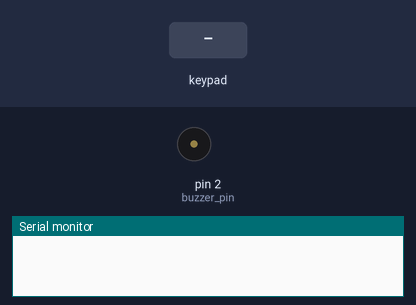
Simulated run of this sketch. Board: Arduino Uno, built with avr-gcc and run on an emulated ATmega328P. On the bench: buzzer (waves = sounding, pin HIGH), the last lines printed to the serial monitor. The test bench sets the inputs (shaded band).

Above: at 1.2 s.
1.3 s: keypad keys 1 2 3 4 pressed 0.4 s apart
At 3.8 s:
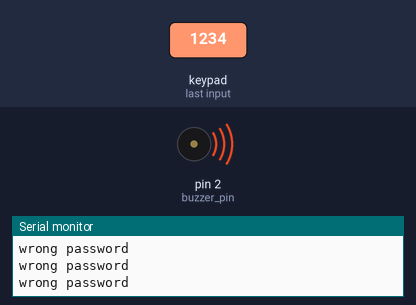
4.4 s: key '+' pressed
At 5.2 s:
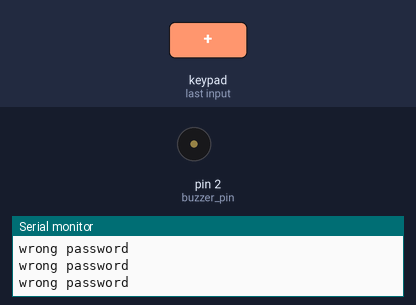
Timing chart, 0 to 7.4 s (numbered marks = the images above; inputs shaded):
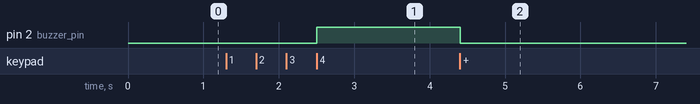

The sketch:

buzzer_keypad_test.ino
```cpp
#include<Keypad.h>

const byte ROW=4;
const byte COL=4;
char keys[ROW][COL]={
  {'7','8','9','/'},
  {'4','5','6','*'},
  {'1','2','3','-'},
  {'A','0','=','+'}
};
byte row_pins[ROW]={13,12,11,10};
byte col_pins[COL]={9,8,7,6};
Keypad keypad = Keypad(makeKeymap(keys),row_pins,col_pins,ROW,COL);

int buzzer_pin = 2;
String password="";
void setup() {
  Serial.begin(9600);
  pinMode(buzzer_pin,OUTPUT);
}

void loop() {
  char key = keypad.getKey();
  if(key)
  {
    password+=key;
    if(password=="1234" && (password.length()==4))
    {
      digitalWrite(buzzer_pin,HIGH);
      password="";
    }
    else if(password=="+")
    {
      digitalWrite(buzzer_pin,LOW);
      password="";
    }
    else
    {
      Serial.println("wrong password");
    }
  }
  delay(10);
}
```

Measured:
- after the input at 1.3 s, pin 2 (buzzer_pin): LOW → HIGH after 1.2 s
- after the input at 4.4 s, pin 2 (buzzer_pin): HIGH → LOW at once
